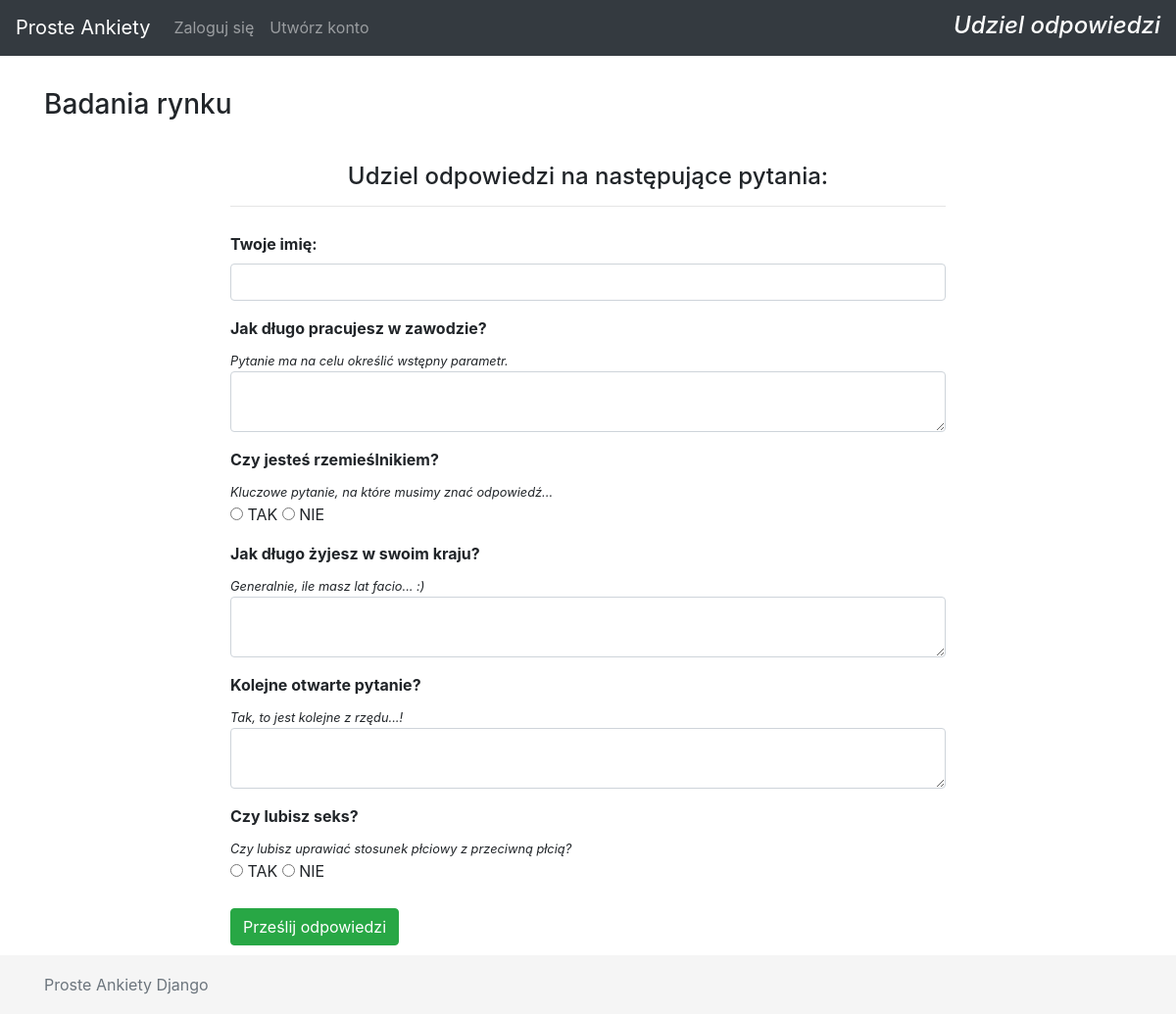
/surveys/5/share/Badania rynku/, run on the app's committed database.
### surveys/models.py (models this page shows, shortened)
class Survey(models.Model):
    class Meta:
        verbose_name = u'Ankieta'
        verbose_name_plural = u'Ankiety'
    user = models.ForeignKey(User,
                             verbose_name="Użytkownik",
                             on_delete=models.CASCADE)
    name = models.CharField(verbose_name="Nazwa",
                            max_length=100,
                            null=False,
                            blank=False)
    description = models.TextField(verbose_name="Opis",
                                   max_length=2000,
                                   null=True,
                                   blank=True)

class Question(models.Model):
    class Meta:
        verbose_name = u'Pytanie'
        verbose_name_plural = u'Pytania'
    survey = models.ForeignKey(Survey,
                               verbose_name="Ankieta",
                               on_delete=models.CASCADE)
    q_type = models.IntegerField(verbose_name="Rodzaj pytania",
                                 choices=QUESTION_TYPE_CHOICES)
    name = models.CharField(verbose_name="Nazwa",
                            max_length=100,
                            null=False,
                            blank=False)
    description = models.TextField(verbose_name="Opis",
                                   max_length=2000,
                                   null=True,
                                   blank=True)

### surveys/views.py (the view, shortened to what this page needs)
# urls.py: path('<int:survey_id>/share/<str:survey_name>/', views.share, name='share-survey'),
def share(request, survey_id, survey_name):
    try:
        kwargs = {}
        user_survey = Survey.objects.get(id=survey_id)
        survey_questions = Question.objects.filter(survey_id=survey_id)
        if request.method == 'GET':
            kwargs['survey'] = user_survey
            kwargs['questions'] = survey_questions
            return render(request, 'share.html', kwargs)
    except Survey.DoesNotExist:
        messages.error(request, "Wybrana ankieta nie istnieje.")
        return HttpResponseRedirect(reverse('home'))

### surveys/templates/share.html (shortened to what this page needs)
{% extends 'core/base.html' %} {% load static %}
    {% block site_title %}
    <h4>
        Udziel odpowiedzi
    </h4>
    {% endblock %}
    {% block content %}
    <div class="row">
        <div class="col-md-12">
            <h3>
                {{ survey.name }}
            </h3>
            <br />
        </div>
    </div>
    <form class="form-horizontal" id="surveyAnswerForm" role="form" method="POST" action="">
        <div class="row">
            <div class="col-md-2"></div>
            <div class="col-md-8">
                <h4 class="text-center">Udziel odpowiedzi na następujące pytania:</h4>
                <hr>
            </div>
        </div>
        <div class="row">
            <div class="col-md-2"></div>
            <div class="col-md-8">
                <p>
                    <label for="firstName">
                        Twoje imię:
                    </label>
                    <input type="text" name="first-name" value="" maxlength="50" id="firstName" required="">
                </p>
                {% for question in questions %}
                    <p>
                        {% if question.q_type == 1 %}
                            <label for="q-{{question.id}}">
                                {{ question.name }}
                            </label>
                            <small><em>{{ question.description }}</em></small>
                            <textarea type="text" name="{{question.id}}" value="" maxlength="50" id="q-{{question.id}}" required=""></textarea>
                        {% else %}
                            <label>
                                {{ question.name }}
                            </label>
                            <small><em>{{ question.description }}</em></small>
                            <br />
                            <input type="radio" name="{{question.id}}" value="TAK" required=""> TAK
                            <input type="radio" name="{{question.id}}" value="NIE" required=""> NIE
                        {% endif %}
                    </p>
                {% endfor %}
            </div>
        </div>
        <div class="row">
            <div class="col-md-2"></div>
            <div class="col-md-8">
                <button type="submit" class="btn btn-success" form="surveyAnswerForm">Prześlij odpowiedzi</button>
            </div>
        </div>
    </form>
    {% endblock %}

### base/static/css/custom.css (style rules this page uses)
html { position: relative; min-height: 100%; }
body { margin-bottom: 70px; }
.site-title h4 { color: #ffffff; font-style: italic; padding-top: 4px; }
form p, form label { display: block; }
form label { font-weight: bold; }
form input[type="text"], form input[type="email"], form input[type="password"], form textarea { display: block; width: 100%; padding: .375rem .75rem; font-size: 1rem; line-height: 1.5; color: #495057; background-color: #fff; background-clip: padding-box; border: 1px solid #ced4da; border-radius: .25rem; transition: border-color .15s ease-in-out,box-shadow .15s ease-in-out; }
.row { margin-bottom: 10px; }

### data on the page
Survey: name "Badania rynku"
Question: name "Jak długo pracujesz w zawodzie?", description "Pytanie ma na celu określić wstępny parametr."
Question: name "Czy jesteś rzemieślnikiem?", description "Kluczowe pytanie, na które musimy znać odpowiedź..."
Question: name "Jak długo żyjesz w swoim kraju?", description "Generalnie, ile masz lat facio... :)"
Question: name "Kolejne otwarte pytanie?", description "Tak, to jest kolejne z rzędu...!"
Question: name "Czy lubisz seks?", description "Czy lubisz uprawiać stosunek płciowy z przeciwną płcią?"
